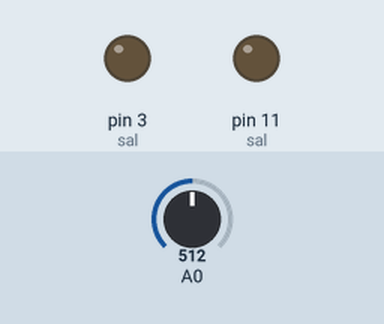
A sketch run on a simulated Arduino Uno, built with avr-gcc and run on an emulated ATmega328P. Shown: output pins drawn as LEDs (lit = HIGH). The inputs (shaded band) are chosen by the test bench; at power-on: A0 = 512. What the sketch prints to the serial monitor is not drawn.

Above: at 2.2 s.
2.3 s: A0 set to 716
At 4.2 s:
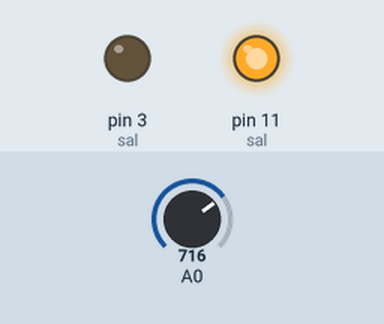
4.5 s: A0 set to 704
6.2 s: A0 set to 694
7.7 s: A0 set to 511
At 8.5 s:
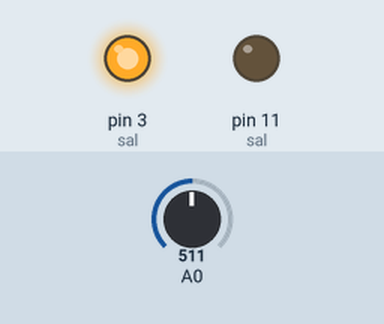
Timing chart, 0 to 10.7 s (numbered marks = the images above; inputs shaded):
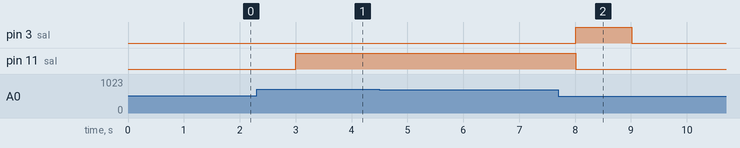

Measured:
- after the input at 2.3 s, pin 11 (sal): LOW → HIGH after 0.70 s
- after the input at 4.5 s, every drawn part: stays the same
- after the input at 6.2 s, every drawn part: stays the same
- after the input at 7.7 s, pin 3 (sal): LOW → HIGH after 0.31 s, → LOW 1.0 s later; pin 11 (sal): HIGH → LOW after 0.31 s

The sketch:

BalancinConMotorYHeliceConPID_Pag80-81_.ino
```cpp
/* TRANSCRITO y CORREGIDO  POR GUSTAVO JARRO CALLIZAYA*/
/*DEL*/
/*TEXTO: ROBOTICA CON ARDUINO 4º (SECUNDARIA COMUNITARIA PRODUCTIVA
  ) "TECHHOME"*/
/* PRACTICA:BALANCIN CON MOTOR Y HELICE CON PID
  PAGINA 80 - 81 DEL TEXTO*   */
#include <PID_v1.h>
double sp, setpoint, input, in, out, output;
int sal, val;
double Kp = 10;
double Ki = 0.5;
double Kd = 1.5;
PID pendulo(& in, &out, &sp, Kp, Ki, Kd, DIRECT);
void setup() {
  // put your setup code here, to run once:
delay(1000);
setpoint = analogRead(0);
sp = 0;
Serial.begin(9600);
Serial.print(sp);
pendulo.SetSampleTime(20);
pendulo.SetMode(AUTOMATIC);
pendulo.SetOutputLimits(-255,255);

}

void loop() {
  // put your main code here, to run repeatedly:
input = analogRead(0);
val = setpoint - input;
in = val;
pendulo.Compute();
if(abs(val)>0){
  if(val>0){
    sal =3;
    digitalWrite(11, LOW);

  }
  else{
    sal = 11;
    digitalWrite(3, LOW);
  }
  output = abs(out);
  analogWrite(sal, output);

}
else{
  digitalWrite(3, LOW);
  digitalWrite(11, LOW);

}
Serial.println(setpoint);
Serial.print("");
Serial.print(in);
Serial.print("");
Serial.print(output);
delay(1000);
}
```
